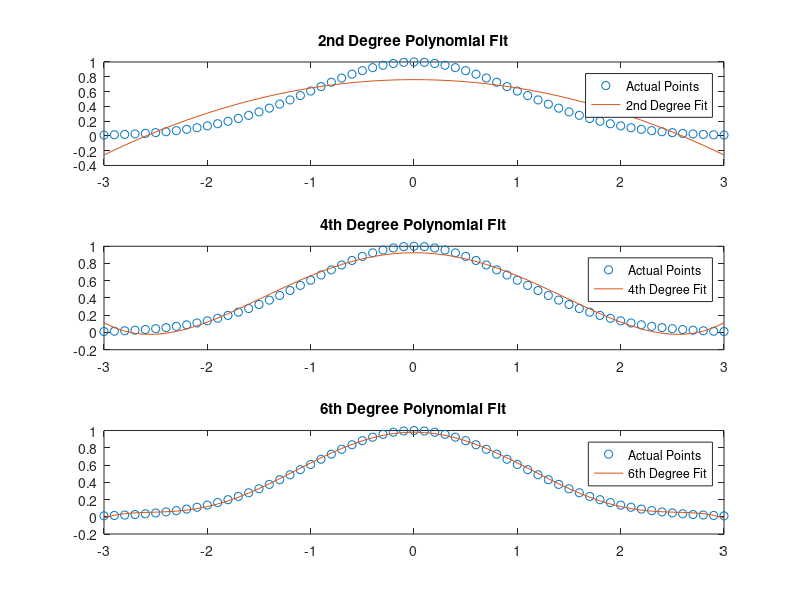

Write the MATLAB code that produced this figure.
% Define the function
f = @(x) exp(-x.^2 / 2);

% Generate x values with a step size of 0.1 from -3 to 3
x = -3:0.1:3;

% Generate y values for the actual points
y_actual = f(x);

% (a) Fit a 2nd degree polynomial
p2 = polyfit(x, y_actual, 2)
y_fit_2 = polyval(p2, x);

% (b) Fit a 4th degree polynomial
p4 = polyfit(x, y_actual, 4)
y_fit_4 = polyval(p4, x);

% (c) Fit a 6th degree polynomial
p6 = polyfit(x, y_actual, 6)
y_fit_6 = polyval(p6, x);

% Plot the results
figure;

subplot(3,1,1);
plot(x, y_actual, 'o', x, y_fit_2);
title('2nd Degree Polynomial Fit');
legend('Actual Points', '2nd Degree Fit');

subplot(3,1,2);
plot(x, y_actual, 'o', x, y_fit_4);
title('4th Degree Polynomial Fit');
legend('Actual Points', '4th Degree Fit');

subplot(3,1,3);
plot(x, y_actual, 'o', x, y_fit_6);
title('6th Degree Polynomial Fit');
legend('Actual Points', '6th Degree Fit');
